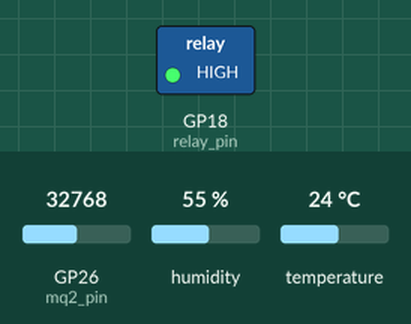
The program below on a simulated Raspberry Pi Pico running MicroPython. Shown: switched loads named in the program (green lamp = pin HIGH). The test bench sets the inputs (shaded band); at power-on: GP26 (mq2_pin) = 32768, humidity 55 %, temperature 24 °C (analog values on the 0–65535 scale). WiFi joins after 1.5 s; no MQTT or app messages arrive unless stated; what the program prints to the serial console is not drawn.

Above: at 4.1 s.
At 9.1 s:
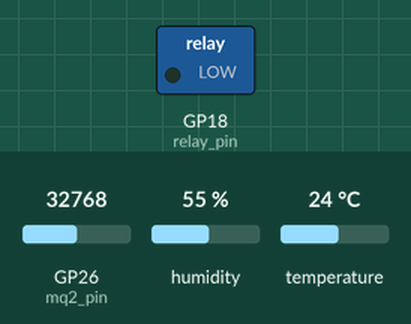
Timing chart, 0 to 14.7 s (numbered marks = the images above):
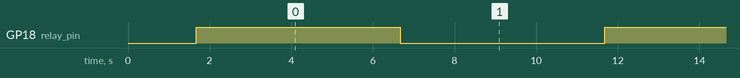

Measured:
- by itself, GP18 (relay_pin): alternates HIGH for 5.0 s and LOW for 5.0 s

The program:

frtos.py
```python
# -*- coding: utf-8 -*-
"""
Created on Fri Jul 19 19:09:34 2024

@author: User
"""

import uasyncio as asyncio
import machine
import dht
import network
import umqtt.simple as mqtt

# Sensor and relay setup
dht_pin = machine.Pin(15)
dht_sensor = dht.DHT22(dht_pin)
mq2_pin = machine.ADC(26)
relay_pin = machine.Pin(18, machine.Pin.OUT)

# WiFi and MQTT setup
ssid = 'your_wifi_ssid'
password = 'your_wifi_password'
mqtt_broker = 'your_mqtt_broker_ip'
client_id = 'raspberry_pi_pico'

wlan = network.WLAN(network.STA_IF)
wlan.active(True)
wlan.connect(ssid, password)

while not wlan.isconnected():
    pass

print("Connected to WiFi")

client = mqtt.MQTTClient(client_id, mqtt_broker)
client.connect()

async def read_dht22():
    while True:
        dht_sensor.measure()
        temp = dht_sensor.temperature()
        hum = dht_sensor.humidity()
        print("Temperature:", temp, "C")
        print("Humidity:", hum, "%")
        await asyncio.sleep(2)

async def read_mq2():
    while True:
        gas_level = mq2_pin.read_u16()
        print("Gas Level:", gas_level)
        await asyncio.sleep(2)

async def control_relay():
    while True: # a3mlelha modification selon kifech bech tnadiha fl app
        relay_pin.value(1)  # Turn on the relay
        await asyncio.sleep(5)
        relay_pin.value(0)  # Turn off the relay
        await asyncio.sleep(5)

async def send_mqtt():
    while True:
        dht_sensor.measure()
        temp = dht_sensor.temperature()
        hum = dht_sensor.humidity()
        gas_level = mq2_pin.read_u16()
        message = f"Temperature: {temp} C, Humidity: {hum} %, Gas Level: {gas_level}"
        client.publish("sensor/data", message)
        await asyncio.sleep(10)

loop = asyncio.get_event_loop()
loop.create_task(read_dht22())
loop.create_task(read_mq2())
loop.create_task(control_relay())
loop.create_task(send_mqtt())
loop.run_forever()
```
